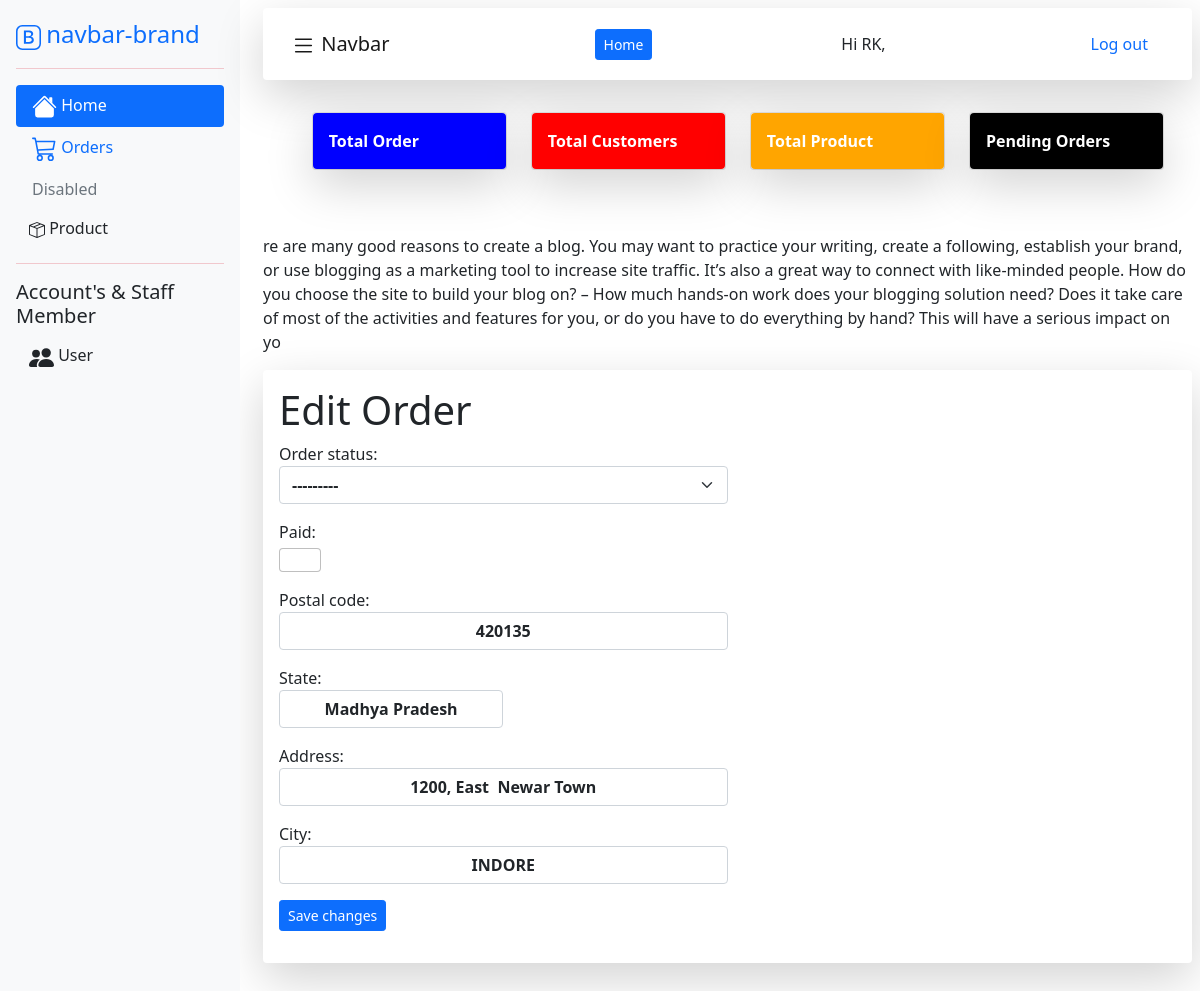
The page /seller/update/5/ (signed in) on the database its author committed.
### orders/models.py (models this page shows, shortened)
class Order(models.Model):
    order_status=(
        ('Pending','Pending'),
        ('Delivered','Delivered'),
        ('Out for delivery','Out for delivery'),
        ('Dispatch','Dispatch'),('Cancelled','Cancelled')
    )
    first_name = models.CharField(max_length=50,)
    last_name =  models.CharField(max_length=50)
    email =      models.EmailField()
    mobile =    models.CharField(max_length=13,default="")
    address =    models.CharField(max_length=250)
    postal_code =models.CharField(max_length=20)
    city =       models.CharField(max_length=100)
    state =       models.CharField(max_length=100,default='')
    created =    models.DateTimeField(auto_now_add=True)
    updated =    models.DateTimeField(auto_now=True)
    order_status=models.CharField(max_length=100,null=True,choices=order_status)
    paid =       models.BooleanField(default=False)
    username = models.ForeignKey(User,on_delete=models.CASCADE,null=True)
    order_ref = models.CharField( default=uuid.uuid4().hex[:12].upper(), max_length=12, editable=False)
    class Meta:
        ordering = ('-created',)

### myinventory/views.py (the view)
# urls.py: path('seller/update/<int:order_id>/', views.order_update, name='order_update'),
@staff_member_required
def order_update(request, order_id):
        order_edit=get_object_or_404(Order,id=order_id)
        if request.method == 'POST':
                update_form =OrderUpdateForm(instance=order_edit,data=request.POST)
                if update_form.is_valid():
                        update_form.save()
                        messages.success(request, 'Order is updated '\
                                'successfully')
                else:
                        messages.error(request, 'Error updating your profile')
        else:
                update_form =OrderUpdateForm(instance=order_edit)
        return render(request,'seller/orders_app/order/updated.html',{'update_form':update_form})

### myinventory/forms.py
class OrderUpdateForm(forms.ModelForm):
    class Meta:
        model= Order
        fields= ['order_status','paid','postal_code','state','address','city']
        widgets ={
                'address':forms.TextInput(attrs={'class':'form-control text-center w-50 fs-6 fw-bold'}),
                'postal_code':forms.TextInput(attrs={'class':'form-control text-center w-50 fs-6 fw-bold '}),
                'city':forms.TextInput(attrs={'class':'form-control text-center  w-50 fs-6 fw-bold'}),
                'state':forms.TextInput(attrs={'class':'form-control text-center w-25 fs-6 fw-bold'}),
                'paid':forms.CheckboxInput(attrs={'class':'form-check form-switch form-check-input   btn-block '}),
                'order_status':forms.Select(attrs={'class':'form-select w-50 fs-6 fw-bold'}),
                }

### cart/context_processors.py (called while the page is built)
def cart(request):
	return {'cart': Cart(request)}

### myinventory/templatetags/auth_extras.py (called while the page is built)
@register.filter(name='has_group')
def has_group(user, group_name):
    group = Group.objects.get(name=group_name)
    return True if group in user.groups.all() else False

### myinventory/templates/seller/orders_app/order/updated.html (shortened to what this page needs)
{% load static %}
{% load i18n %}
<!doctype html>
<html lang="en">
  <head>
    <link href="https://cdn.jsdelivr.net/npm/bootstrap@5.0.0-beta3/dist/css/bootstrap.min.css" rel="stylesheet">
 <link rel="stylesheet" href="{% static 'css/custom-style.css' %}">
  </head>
  <body>
<div class="d-flex flex-row bd-highlight  grid-gap-2  " style="grid-gap:2px; margin-bottom:0;">
  <div class="d-inline-flex  bd-highlight ">
   <div class="h-100   " style="padding-right:3px; margin-right:10px;">
 {% include 'seller/sidebar.html' %}
</div>
  </div>
<div class="p-2 bd-highlight flex-column flex-fill  ">
      <div >{% include 'seller/navs.html' %}</div>
<div class=" p-3 mb-5  rounded ">
<div class='container rounded'>{% include 'seller/status-total.html' %}</div>
<p>
re are many good reasons to create a blog.
You may want to practice your writing, create a following, establish your brand, or use blogging as a marketing tool to increase site traffic. It’s also a great way to connect with like-minded people.
How do you choose the site to build your blog on?
 – How much hands-on work does your blogging solution need? Does it take care of most of the activities and features for you, or do you have to do everything by hand? This will have a serious impact on yo
</p>
<div class="shadow-lg p-3 mb-5 bg-body rounded">
{% block content %}
 <h1>Edit Order</h1>
 <form method="post" enctype="multipart/form-data">
 {{ update_form.as_p }}
 <p><input class="btn btn-primary btn-sm btn-block h-50" type="submit" value="Save changes"></p>
 </form>
{% endblock %}
</div>
</div>
  </div>
  </body>
</html>

### myinventory/templates/seller/navs.html (shortened to what this page needs)
{% load i18n %}
<nav class="navbar navbar-expand-lg navbar-light bg-primary breadcrumb shadow-lg p-3 bg-body mb-3 rounded  ">
  <div class="container-md">
    <a class="navbar-brand" href="#" >
    Navbar</a>
<a class="btn btn-primary btn-sm" href="http://127.0.0.1:8000/seller"> Home</a>
{% if request.user.is_authenticated %}
        Hi {{ request.user.username }},
        <li class="nav-item">
          <a class="nav-link font-weight-bold" href="{% url 'account:logout' %}?next=/seller"> {% trans 'Log out' %}</a>
        </li>
        {% else %}
        <li class="nav-item">
          <a class="nav-link font-weight-bold" href="{% url "myinventory:login" %}?next=/seller">Log-in</a>
        </li>
{% endif %}
  </div>
</nav>

### rows shown on the page
Order: order_status "---------", postal_code "420135", state "Madhya Pradesh", address "1200, East Newar Town", city "INDORE"

### other values the page prints
{{ request.user.username }} "RK"
